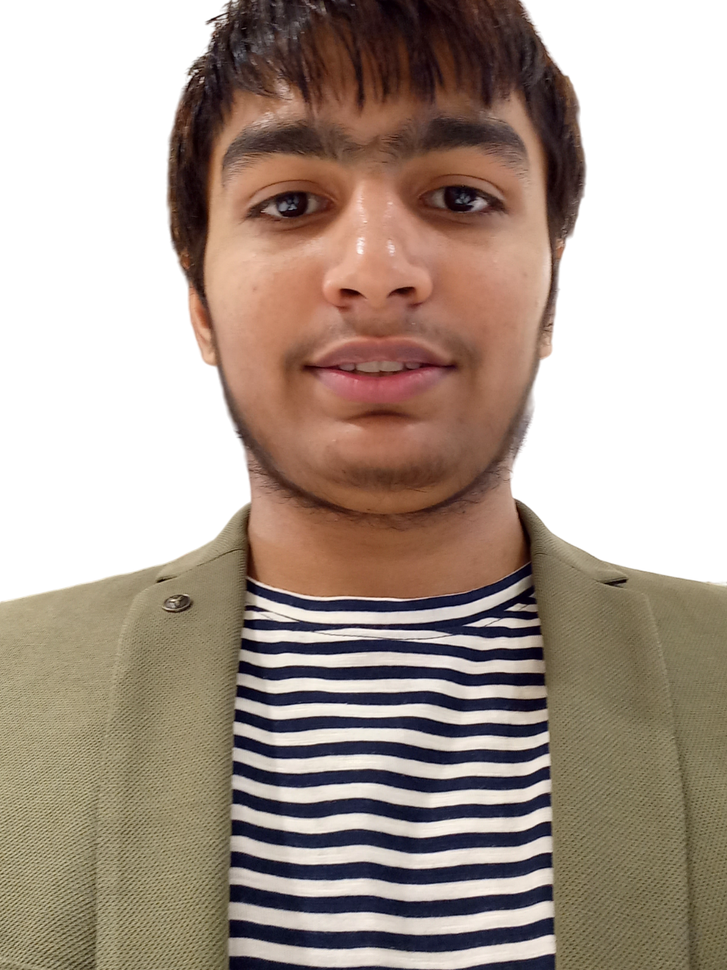
#> input picture Practice/myimg.png, 727 x 970 px, shrunk from 960 x 1280 before the run
$ jupyter execute --allow-errors ImageProcess.ipynb
#> lines starting #> are read from the running program, lines starting #| are printed output that depends on the picture
Now we will learn how to take input of image
Using cv2 and PIL

[cell 1]
import cv2
import matplotlib.pyplot as plt

# Read the grayscale image
image = cv2.imread('left.png', cv2.IMREAD_GRAYSCALE)

# Display the image using matplotlib
#> (the rest of this cell did not finish here and is left out)

[cell 2]
image=cv2.imread('left.png',cv2.IMREAD_GRAYSCALE);
#> (the rest of this cell did not finish here and is left out)

[cell 3]
image=cv2.imread('left.png');
#> (the rest of this cell did not finish here and is left out)

[cell 4]
image=cv2.imread('myimg.png');
#> image is the input picture: shape (970, 727, 3); mean B, G, R 144.2, 155.3, 171
plt.imshow(image)
# plt.axis('off')
plt.show();

[cell 5]
image=cv2.imread('myimg.png',cv2.IMREAD_GRAYSCALE);
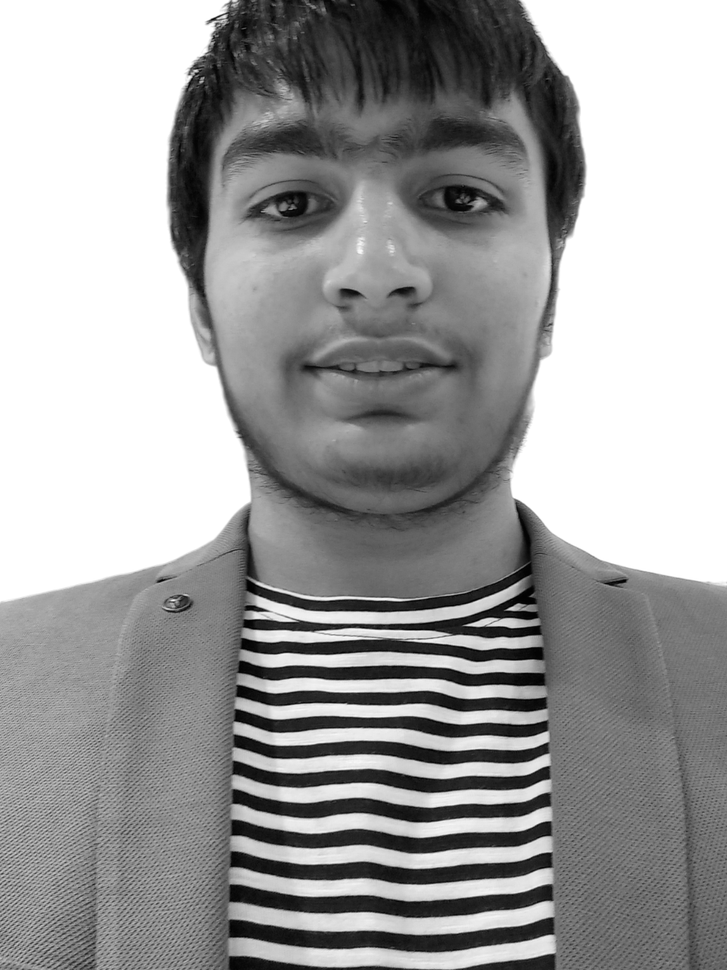
#> image: shape (970, 727); min 1, max 255, mean 158.4
plt.imshow(image)
# plt.axis('off')
plt.show();

[cell 6]
image=cv2.imread('myimg.png',cv2.IMREAD_GRAYSCALE);
plt.imshow(image,cmap='grey');
# plt.axis('off')
plt.show();

[cell 7]
from PIL import Image
import matplotlib.pyplot as plt

# Open the image and convert to grayscale
image = Image.open('myimg.png').convert('L')
#> image: PIL image 727x970 L

# Display the grayscale image using matplotlib
plt.imshow(image, cmap='gray')
plt.axis('off')  # Hide axis
plt.show()

Now we will see how to convert image to to it's pixel values

np.array(image) converts the whole image into a NumPy array, preserving the image structure and data in a multidimensional array format.
image.getdata() retrieves the pixel values as a flat list, which does not preserve the spatial structure of the image.

[cell 8]
pixel_values=list(image.getdata());
#> pixel_values = 705190 items

Now plotting a histogram on the image pixel data

[cell 9]
plt.hist(pixel_values, bins=256, range=(0, 256), density=True, color='gray')
plt.title('Grayscale Image Histogram')
plt.xlabel('Pixel Intensity')
plt.ylabel('Frequency')
plt.show()
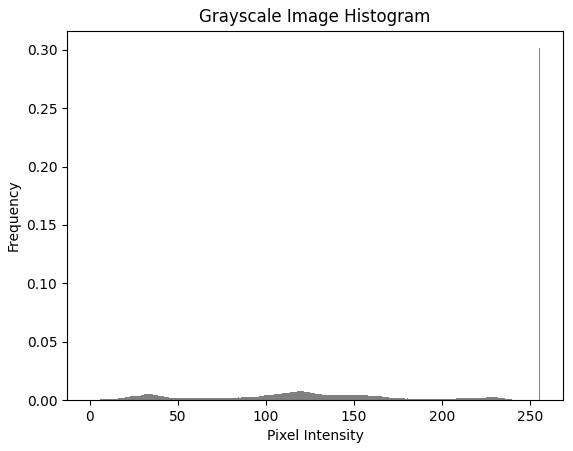
#> figure drawn by matplotlib, 1 panel; tallest bar 0.301 high, from x = 255 to 256

[cell 10]
#here we are taking the pixel value of image at given x and y value

x, y = 100, 100
pixel = image.getpixel((x, y))
#> pixel = 255
print(f"Pixel value at ({x},{y}): {pixel}")
#| Pixel value at (100,100): 255

[cell 11]
# Get the image size (width, height)
width, height = image.size
#> width = 727; height = 970

# Calculate total pixels
total_pixels = width * height
#> total_pixels = 705190
print(f"Image Resolution: {width} x {height}")
#| Image Resolution: 727 x 970
print(f"Total Pixels: {total_pixels}")
#| Total Pixels: 705190
